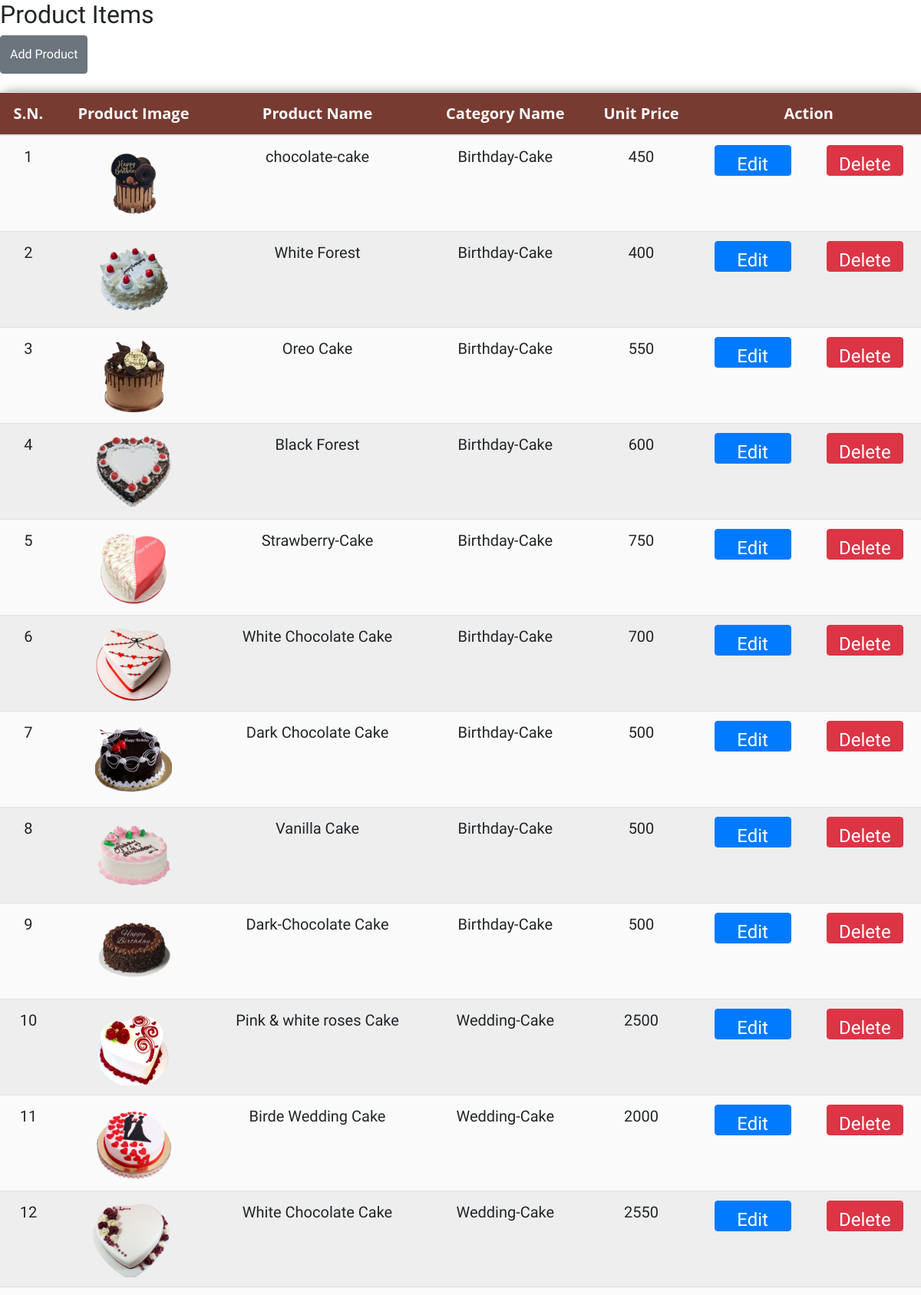
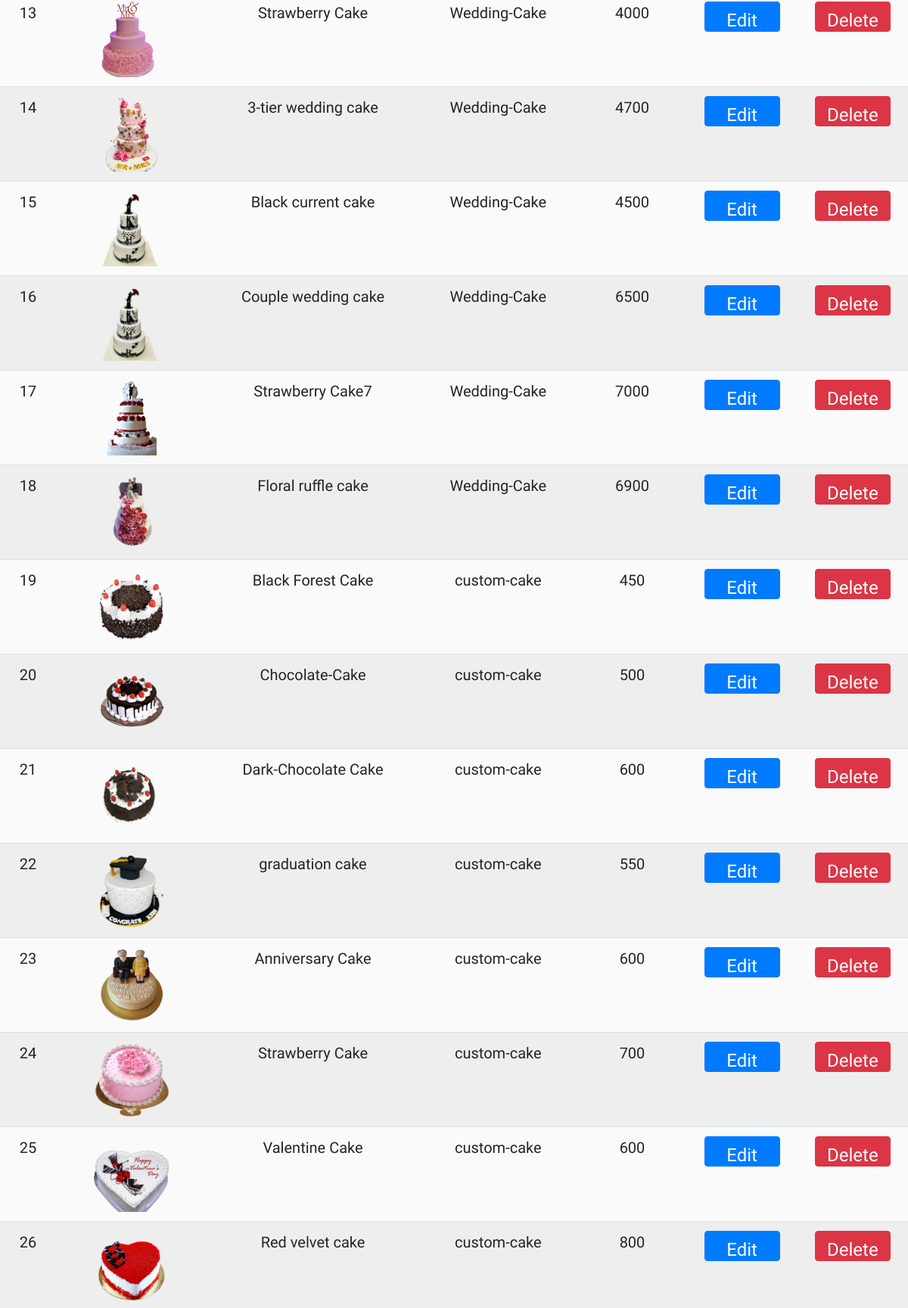
Page /admin-side/adminView/viewAllProducts.php (upper part) on the committed database (2 pictures, top to bottom).
### tables this page shows
CREATE TABLE `product` (
  `product_id` int(11) NOT NULL,
  `product_name` varchar(255) NOT NULL,
  `product_image` varchar(255) NOT NULL,
  `price` int(255) NOT NULL,
  `category_id` int(11) NOT NULL,
  `uploaded_date` date NOT NULL DEFAULT current_timestamp()
);

CREATE TABLE `category` (
  `category_id` int(11) NOT NULL,
  `category_name` varchar(255) NOT NULL
);

### admin-side/adminView/viewAllProducts.php (the view, shortened to what this page needs)
<!DOCTYPE html>
<html lang="en">
<head>
  <link rel="stylesheet" href="https://cdn.jsdelivr.net/npm/bootstrap@4.0.0/dist/css/bootstrap.min.css">
  <link rel="stylesheet" href="https://cdnjs.cloudflare.com/ajax/libs/font-awesome/4.7.0/css/font-awesome.min.css">
  <link rel="stylesheet" href="./css/style.css">
</head>
<body>
  <div>
    <h2>Product Items</h2>
    <button type="button" class="btn btn-secondary " style="height:50px" data-toggle="modal" data-target="#myModal">
      Add Product
    </button>
    <br>
    <br>
    <table class="table">
      <thead>
        <tr>
          <th class="text-center">S.N.</th>
          <th class="text-center">Product Image</th>
          <th class="text-center">Product Name</th>
          <th class="text-center">Category Name</th>
          <th class="text-center">Unit Price</th>
          <th class="text-center" colspan="2">Action</th>
        </tr>
      </thead>
      <?php
      include_once "../config/dbconnect.php";
      $sql = "SELECT * from product, category WHERE product.category_id=category.category_id";
      $result = $conn->query($sql);
      $count = 1;
      if ($result->num_rows > 0) {
        while ($row = $result->fetch_assoc()) {
      ?>
          <tr>
            <td><?= $count ?></td>
            <td><img height='100px' src='<?= $row["product_image"] ?>'></td>
            <td><?= $row["product_name"] ?></td>
            <td><?= $row["category_name"] ?></td>
            <td><?= $row["price"] ?></td>
            <td><button class="btn btn-primary" style="width: 100px; height:40px; font-size:24px;" onclick="itemEditForm('<?= $row['product_id'] ?>')">Edit</button></td>
            <td><button class="btn btn-danger" style="width: 100px; height:40px; font-size:24px;" onclick="itemDelete('<?= $row['product_id'] ?>')">Delete</button></td>
          </tr>
      <?php
          $count = $count + 1;
        }
      }
      ?>
    </table>
</body>
</html>

### admin-side/css/style.css (style rules this page uses)
* { margin: 0; padding: 0; font-family: 'Work Sans', sans-serif; }
table { width: 100%; border-collapse: collapse; border-spacing: 0; box-shadow: 0 2px 15px rgba(64, 64, 64, .7); border-radius: 12px 12px 0 0; margin-bottom: 50px; }
td, th { padding: 20px 26px; text-align: center; }
th { margin-top: 100px; font-size: 20px; background-color: #783b31; color: #fafafa; font-family: 'Open Sans', Sans-serif; font-weight: bold; }
tr { font-size: 20px; width: 100%; background-color: #fafafa; font-family: 'Montserrat', sans-serif; }
tr:nth-child(even) { background-color: #eeeeee; }

### rows in the picture
product: product_image (picture), product_name "chocolate-cake", category.category_name "Birthday-Cake", price "450"
product: product_image (picture), product_name "White Forest", category.category_name "Birthday-Cake", price "400"
product: product_image (picture), product_name "Oreo Cake", category.category_name "Birthday-Cake", price "550"
product: product_image (picture), product_name "Black Forest", category.category_name "Birthday-Cake", price "600"
product: product_image (picture), product_name "Strawberry-Cake", category.category_name "Birthday-Cake", price "750"
product: product_image (picture), product_name "White Chocolate Cake", category.category_name "Birthday-Cake", price "700"
product: product_image (picture), product_name "Dark Chocolate Cake", category.category_name "Birthday-Cake", price "500"
product: product_image (picture), product_name "Vanilla Cake", category.category_name "Birthday-Cake", price "500"
product: product_image (picture), product_name "Dark-Chocolate Cake", category.category_name "Birthday-Cake", price "500"
product: product_image (picture), product_name "Pink & white roses Cake", category.category_name "Wedding-Cake", price "2500"
product: product_image (picture), product_name "Birde Wedding Cake", category.category_name "Wedding-Cake", price "2000"
product: product_image (picture), product_name "White Chocolate Cake", category.category_name "Wedding-Cake", price "2550"
product: product_image (picture), product_name "Strawberry Cake", category.category_name "Wedding-Cake", price "4000"
product: product_image (picture), product_name "3-tier wedding cake", category.category_name "Wedding-Cake", price "4700"
product: product_image (picture), product_name "Black current cake", category.category_name "Wedding-Cake", price "4500"
product: product_image (picture), product_name "Couple wedding cake", category.category_name "Wedding-Cake", price "6500"
product: product_image (picture), product_name "Strawberry Cake7", category.category_name "Wedding-Cake", price "7000"
product: product_image (picture), product_name "Floral ruffle cake", category.category_name "Wedding-Cake", price "6900"
product: product_image (picture), product_name "Black Forest Cake", category.category_name "custom-cake", price "450"
product: product_image (picture), product_name "Chocolate-Cake", category.category_name "custom-cake", price "500"
product: product_image (picture), product_name "Dark-Chocolate Cake", category.category_name "custom-cake", price "600"
product: product_image (picture), product_name "graduation cake", category.category_name "custom-cake", price "550"
product: product_image (picture), product_name "Anniversary Cake", category.category_name "custom-cake", price "600"
product: product_image (picture), product_name "Strawberry Cake", category.category_name "custom-cake", price "700"
product: product_image (picture), product_name "Valentine Cake", category.category_name "custom-cake", price "600"
product: product_image (picture), product_name "Red velvet cake", category.category_name "custom-cake", price "800"
